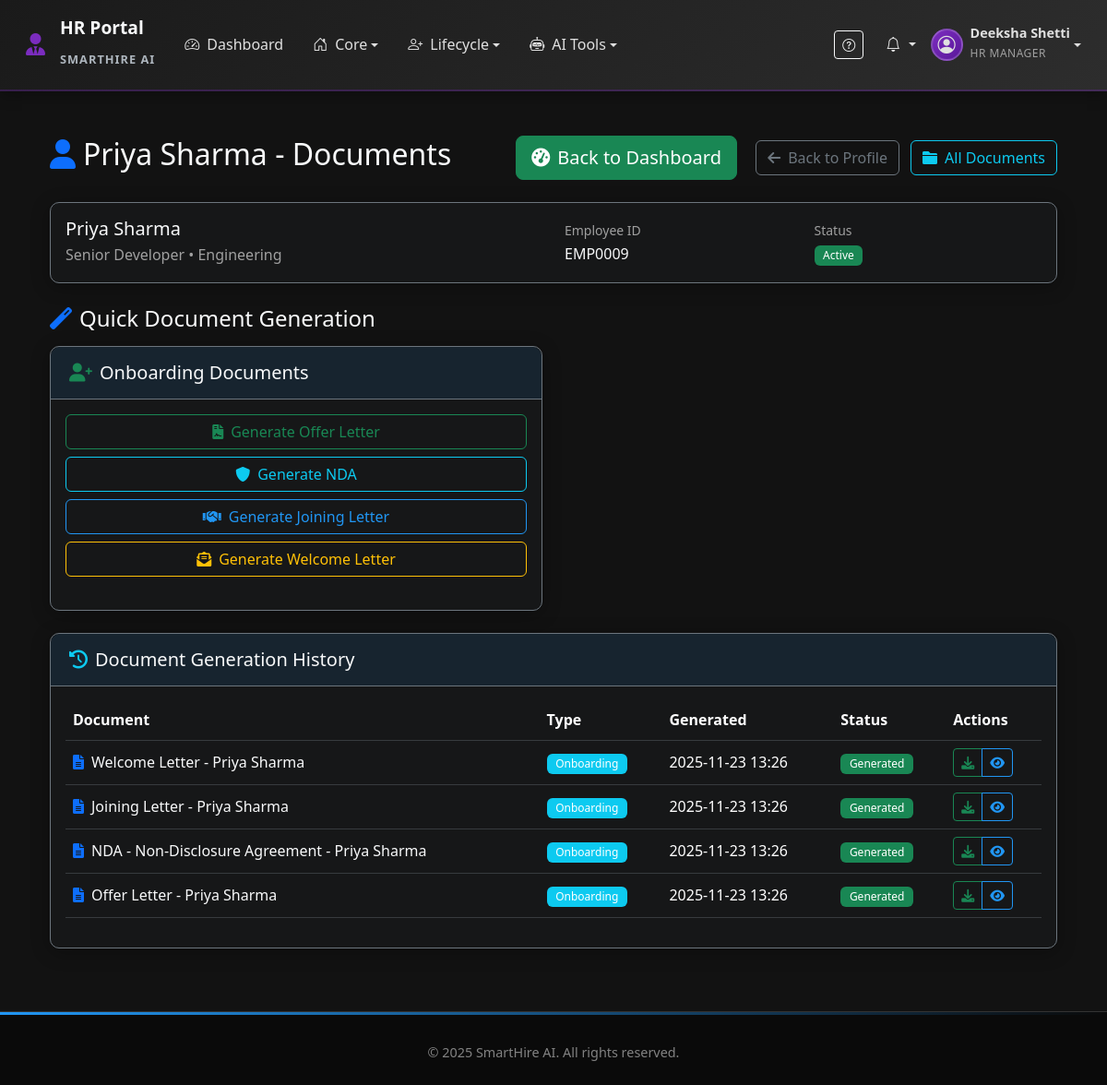
/hr/employees/9/documents (signed in), run on the app's committed database.
### app.py (models this page shows, shortened)
class User(db.Model):
    id = db.Column(db.Integer, primary_key=True)
    username = db.Column(db.String(80), unique=True, nullable=False)
    email = db.Column(db.String(120), unique=True, nullable=False)
    password = db.Column(db.String(255), nullable=False)
    full_name = db.Column(db.String(100), nullable=False)
    phone = db.Column(db.String(20), nullable=False)
    role = db.Column(db.String(20), nullable=False)
    department = db.Column(db.String(50), nullable=True)
    created_at = db.Column(db.DateTime, default=datetime.utcnow)
    last_login = db.Column(db.DateTime, nullable=True)
    is_active = db.Column(db.Boolean, default=True)
    status = db.Column(db.String(20), default='Active')
    hire_date = db.Column(db.Date, nullable=True)
    position = db.Column(db.String(100), nullable=True)
    manager_id = db.Column(db.Integer, db.ForeignKey('user.id'), nullable=True)
    employee_id = db.Column(db.String(20), nullable=True)
    exit_date = db.Column(db.Date, nullable=True)
    offboarding_start_date = db.Column(db.DateTime, nullable=True)
    reset_token = db.Column(db.String(255), nullable=True)
    reset_token_expires = db.Column(db.DateTime, nullable=True)
    manager = db.relationship('User', remote_side=[id], backref=db.backref('direct_reports', lazy=True))
    skills = db.relationship('EmployeeSkill', backref='employee', lazy=True, cascade='all, delete-orphan')

class GeneratedDocument(db.Model):
    __tablename__ = 'generated_documents'
    id = db.Column(db.Integer, primary_key=True)
    template_id = db.Column(db.Integer, db.ForeignKey('document_templates.id'), nullable=False)
    employee_id = db.Column(db.Integer, db.ForeignKey('user.id'), nullable=False)
    document_name = db.Column(db.String(200), nullable=False)
    content = db.Column(db.Text, nullable=False)  # Filled HTML content
    file_path = db.Column(db.String(500), nullable=True)  # Generated PDF path
    status = db.Column(db.String(20), default='draft')  # 'draft', 'generated', 'downloaded'
    generated_by = db.Column(db.Integer, db.ForeignKey('user.id'), nullable=False)
    generated_at = db.Column(db.DateTime, default=datetime.utcnow)
    employee = db.relationship('User', foreign_keys=[employee_id], backref='generated_documents')
    generator = db.relationship('User', foreign_keys=[generated_by], backref='documents_generated')

class DocumentTemplate(db.Model):
    __tablename__ = 'document_templates'
    id = db.Column(db.Integer, primary_key=True)
    name = db.Column(db.String(200), nullable=False)
    code = db.Column(db.String(50), unique=True, nullable=False)  # e.g., "offer_letter", "nda"
    description = db.Column(db.Text, nullable=True)
    template_type = db.Column(db.String(50), nullable=False)  # 'onboarding', 'offboarding', 'offer', 'termination'
    content = db.Column(db.Text, nullable=False)  # HTML content with placeholders
    placeholders = db.Column(db.Text, nullable=True)  # JSON list of required placeholders
    is_active = db.Column(db.Boolean, default=True)
    created_by = db.Column(db.Integer, db.ForeignKey('user.id'), nullable=False)
    created_at = db.Column(db.DateTime, default=datetime.utcnow)
    updated_at = db.Column(db.DateTime, default=datetime.utcnow, onupdate=datetime.utcnow)
    creator = db.relationship('User', backref='created_templates')
    generated_documents = db.relationship('GeneratedDocument', backref='template', lazy=True, cascade='all, delete-orphan')

### app.py (the view)
@app.route('/hr/employees/<int:employee_id>/documents')
@login_required('hr')
def hr_employee_documents(employee_id):
    user = User.query.get(session['user_id'])
    employee = User.query.get_or_404(employee_id)
    documents = GeneratedDocument.query.filter_by(employee_id=employee_id).order_by(GeneratedDocument.generated_at.desc()).all()
    return render_template('hr/employee_documents_quick.html',
                         user=user,
                         employee=employee,
                         documents=documents)

### templates/hr/employee_documents_quick.html (shortened to what this page needs)
{% extends "base.html" %}
{% block content %}
<div class="container-fluid py-4" data-employee-id="{{ employee.id }}">
    <div class="row">
        <div class="col-12">
            <div class="d-flex justify-content-between align-items-center mb-4">
                <h2 class="text-light">
                    <i class="fas fa-user me-2 text-primary"></i>{{ employee.full_name }} - Documents
                </h2>
                <div>
                    <a href="{{ url_for('hr_dashboard') }}" class="btn btn-success btn-lg me-3">
                        <i class="fas fa-tachometer-alt me-2"></i>Back to Dashboard
                    </a>
                    <a href="{{ url_for('view_employee', employee_id=employee.id) }}" class="btn btn-outline-secondary me-2">
                        <i class="fas fa-arrow-left me-2"></i>Back to Profile
                    </a>
                    <a href="{{ url_for('hr_generated_documents') }}" class="btn btn-outline-info">
                        <i class="fas fa-folder me-2"></i>All Documents
                    </a>
                </div>
            </div>
        </div>
    </div>
    <div class="card bg-dark bg-opacity-25 border-secondary mb-4">
        <div class="card-body">
            <div class="row align-items-center">
                <div class="col-md-6">
                    <h5 class="text-light mb-1">{{ employee.full_name }}</h5>
                    <p class="text-muted mb-0">{{ employee.position or 'Not specified' }} • {{ employee.department or 'Not specified' }}</p>
                </div>
                <div class="col-md-3">
                    <small class="text-muted">Employee ID</small>
                    <p class="text-light mb-0">EMP{{ "%04d"|format(employee.id) }}</p>
                </div>
                <div class="col-md-3">
                    <small class="text-muted">Status</small>
                    <p class="mb-0">
                        <span class="badge bg-{{
                            'success' if employee.status == 'Active' else
                            'warning' if employee.status == 'Onboarding' else
                            'info' if employee.status == 'Offboarding' else
                            'danger' if employee.status == 'Terminated' else
                            'secondary'
                        }}">{{ employee.status }}</span>
                    </p>
                </div>
            </div>
        </div>
    </div>
    <div class="row mb-4">
        <div class="col-12">
            <h4 class="text-light mb-3">
                <i class="fas fa-magic me-2 text-primary"></i>Quick Document Generation
            </h4>
        </div>
        {% if employee.status in ['Onboarding', 'Active'] %}
        <div class="col-lg-6">
            <div class="card bg-dark bg-opacity-25 border-secondary h-100">
                <div class="card-header bg-transparent border-secondary">
                    <h5 class="text-light mb-0">
                        <i class="fas fa-user-plus me-2 text-success"></i>Onboarding Documents
                    </h5>
                </div>
                <div class="card-body">
                    <div class="d-grid gap-2">
                        <button class="btn btn-outline-success" onclick="generateDocument('offer_letter')">
                            <i class="fas fa-file-contract me-2"></i>Generate Offer Letter
                        </button>
                        <button class="btn btn-outline-info" onclick="generateDocument('nda')">
                            <i class="fas fa-shield-alt me-2"></i>Generate NDA
                        </button>
                        <button class="btn btn-outline-primary" onclick="generateDocument('joining_letter')">
                            <i class="fas fa-handshake me-2"></i>Generate Joining Letter
                        </button>
                        <button class="btn btn-outline-warning" onclick="generateDocument('welcome_letter')">
                            <i class="fas fa-envelope-open-text me-2"></i>Generate Welcome Letter
                        </button>
                    </div>
                </div>
            </div>
        </div>
        {% endif %}
    </div>
    <div class="card bg-dark bg-opacity-25 border-secondary">
        <div class="card-header bg-transparent border-secondary">
            <h5 class="text-light mb-0">
                <i class="fas fa-history me-2 text-info"></i>Document Generation History
            </h5>
        </div>
        <div class="card-body">
            {% if documents %}
            <div class="table-responsive">
                <table class="table table-dark table-hover align-middle">
                    <thead>
                        <tr>
                            <th>Document</th>
                            <th>Type</th>
                            <th>Generated</th>
                            <th>Status</th>
                            <th>Actions</th>
                        </tr>
                    </thead>
                    <tbody>
                        {% for doc in documents %}
                        <tr>
                            <td class="text-light">
                                <i class="fas fa-file-alt me-2 text-primary"></i>{{ doc.document_name }}
                            </td>
                            <td>
                                <span class="badge bg-info">{{ doc.template.template_type|title }}</span>
                            </td>
                            <td>{{ doc.generated_at.strftime('%Y-%m-%d %H:%M') }}</td>
                            <td>
                                <span class="badge bg-{{
                                    'success' if doc.status == 'generated' else
                                    'info' if doc.status == 'downloaded' else
                                    'warning' if doc.status == 'acknowledged' else
                                    'secondary'
                                }}">{{ doc.status|title }}</span>
                            </td>
                            <td>
                                <div class="btn-group btn-group-sm">
                                    <a href="{{ url_for('download_generated_document', doc_id=doc.id) }}"
                                       class="btn btn-outline-success" title="Download">
                                        <i class="fas fa-download"></i>
                                    </a>
                                    <button data-doc-id="{{ doc.id }}"
        class="btn btn-outline-primary preview-doc-btn" title="Preview">
    <i class="fas fa-eye"></i>
</button>
                                </div>
                            </td>
                        </tr>
                        {% endfor %}
                    </tbody>
                </table>
            </div>
            {% else %}
            <div class="text-center py-5">
                <i class="fas fa-file-alt fa-3x text-muted mb-3"></i>
                <h5 class="text-light mb-2">No Documents Generated Yet</h5>
                <p class="text-muted">Use the quick generation buttons above to create documents for this employee.</p>
            </div>
            {% endif %}
        </div>
    </div>
</div>
{% endblock %}

### templates/base.html (shortened to what this page needs)
<!DOCTYPE html>
<html lang="en">
<head>
    <link href="https://cdn.jsdelivr.net/npm/bootstrap@5.3.0/dist/css/bootstrap.min.css" rel="stylesheet">
    <link rel="stylesheet" href="https://cdn.jsdelivr.net/npm/bootstrap-icons@1.10.0/font/bootstrap-icons.css">
    <link rel="stylesheet" href="{{ url_for('static', filename='css/style.css') }}">
    <link href="https://cdnjs.cloudflare.com/ajax/libs/font-awesome/6.0.0/css/all.min.css" rel="stylesheet">
</head>
<body>
    {% if 'user_id' in session and not request.path.startswith('/employee/') %}
    <nav class="navbar navbar-expand-lg navbar-dark" style="background: linear-gradient(135deg, #1a1a1a 0%, #2d2d2d 100%); border-bottom: 2px solid rgba(123, 44, 191, 0.3); box-shadow: 0 4px 15px rgba(0, 0, 0, 0.3);">
        <div class="container-fluid">
            <a class="navbar-brand text-light d-flex align-items-center" href="{{ url_for('index') }}">
                <div class="brand-icon me-2">
                    <i class="fas fa-user-tie me-2"></i>
                </div>
                <div>
                    <div class="brand-title">HR Portal</div>
                    <small class="brand-subtitle">SmartHire AI</small>
                </div>
            </a>
            <div class="collapse navbar-collapse" id="navbarNav">
                <ul class="navbar-nav me-auto mb-2 mb-lg-0">
                    <li class="nav-item">
                        <a class="nav-link {% if request.endpoint == 'index' %}active{% endif %} text-light d-flex align-items-center"
                           href="{{ url_for('index') }}">
                            <i class="bi bi-speedometer2 me-2"></i>
                            <span>Dashboard</span>
                        </a>
                    </li>
                    <li class="nav-item dropdown">
                        <a class="nav-link dropdown-toggle {% if request.endpoint in ['list_employees', 'hr_templates', 'hr_generated_documents'] %}active{% endif %} text-light d-flex align-items-center"
                           href="#" id="coreDropdown" role="button" data-bs-toggle="dropdown" aria-expanded="false">
                            <i class="bi bi-house-door me-2"></i>
                            <span>Core</span>
                        </a>
                    </li>
                    <li class="nav-item dropdown">
                        <a class="nav-link dropdown-toggle  text-light d-flex align-items-center"
                           href="#" id="lifecycleDropdown" role="button" data-bs-toggle="dropdown" aria-expanded="false">
                            <i class="bi bi-person-plus me-2"></i>
                            <span>Lifecycle</span>
                        </a>
                    </li>
                    <li class="nav-item dropdown">
                        <a class="nav-link dropdown-toggle {% if request.path in [url_for('interview'), url_for('ai_interview_training'), url_for('mood_analytics')] %}active{% endif %} text-light d-flex align-items-center"
                           href="#" id="aiDropdown" role="button" data-bs-toggle="dropdown" aria-expanded="false">
                            <i class="bi bi-robot me-2"></i>
                            <span>AI Tools</span>
                        </a>
                    </li>
                            </ul>
            <div class="d-flex align-items-center ms-auto">
                <div class="me-3 d-none d-md-flex">
                    <button class="btn btn-outline-light btn-sm me-2" onclick="toggleQuickHelp()" title="Quick Help">
                        <i class="bi bi-question-circle"></i>
                    </button>
                </div>
                <div class="dropdown me-3">
                    <a class="nav-link dropdown-toggle text-light position-relative" href="#" id="hrNotificationDropdown" role="button" data-bs-toggle="dropdown" aria-expanded="false">
                        <i class="bi bi-bell"></i>
                    </a>
                </div>
                <div class="dropdown">
                    <a class="nav-link dropdown-toggle d-flex align-items-center text-light" href="#" id="hrUserDropdown"
                       role="button" data-bs-toggle="dropdown" aria-expanded="false">
                        <div class="user-avatar me-2">
                            <i class="bi bi-person-circle"></i>
                        </div>
                        <div class="d-none d-lg-block">
                            <div class="user-name">{{ session.get('username', 'HR Manager') }}</div>
                            <small class="user-role text-muted">HR Manager</small>
                        </div>
                    </a>
                </div>
            </div>
        </div>
    </nav>
    {% endif %}
    <main class="container my-4">
        {% block content %}{% endblock %}
    </main>
    <footer class="mt-auto">
        <div class="container">
            <div class="footer-content">
                <div class="copyright">
                    &copy; 2025 SmartHire AI. All rights reserved.
                </div>
            </div>
        </div>
    </footer>
    <div id="toastContainer" class="position-fixed top-0 end-0 p-3" style="z-index: 9999;"></div>
</body>
</html>

### data on the page
User: get "Deeksha Shetti"
User: full_name "Priya Sharma", position "Senior Developer", department "Engineering", id "0009", status "Active"
GeneratedDocument: document_name "Welcome Letter - Priya Sharma", template.template_type "Onboarding", generated_at "2025-11-23 13:26", status "Generated"
GeneratedDocument: document_name "Joining Letter - Priya Sharma", template.template_type "Onboarding", generated_at "2025-11-23 13:26", status "Generated"
GeneratedDocument: document_name "NDA - Non-Disclosure Agreement - Priya Sharma", template.template_type "Onboarding", generated_at "2025-11-23 13:26", status "Generated"
GeneratedDocument: document_name "Offer Letter - Priya Sharma", template.template_type "Onboarding", generated_at "2025-11-23 13:26", status "Generated"
